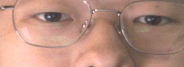
#> input picture models/dataset/open/open_0003.bmp, 184 x 67 px; its folder holds 4 pictures in this run
$ python yaw_spread.py
#> lines starting #> are read from the running program, lines starting #| are printed output that depends on the picture
"""Per-frame yaw estimate: is the head angle stuck, or does it wander?

This matters more than the average.  A class where every frame carries the
same head yaw teaches the model that angle - it will pass on these captures
and fail the moment someone holds their head still and only moves their
eyes, which is the actual use case.  A class where the yaw wanders forces
the model onto the iris instead.

Samples frames and reports the spread.  Single frames are noisier than the
averaged images (glasses, shadows), so read the spread, not each value.
"""
import glob
import random
import statistics

import numpy as np
from PIL import Image

SZ = (192, 72)
LOWER = 0.65
N = 60


def yaw_of(path):
#> called with path = '../open/open_0003.bmp'
    a = np.asarray(Image.open(path).convert("L").resize(SZ, Image.BILINEAR),
                   dtype=np.float32)
    g = np.abs(np.diff(a, axis=1))
    lo = g[int(g.shape[0] * LOWER):]
    h, w = lo.shape
#> h = 26; w = 191
    half = w // 4
#> half = 47
    cen = (w - 1) / 2.0
#> cen = 95
    best, bx = 1e18, int(cen)
#> best = 1e+18; bx = 95
    for x in range(half, w - half):
        left = lo[:, x - half:x][:, ::-1]
        right = lo[:, x:x + half]
        d = float(np.abs(left - right).mean())
        if d < best:
            best, bx = d, x
#> this loop made 97 passes
#> (d, best, bx) on pass 1: (1.98, 1.98, 47)
#> d on passes 2 to 7: 2.04, 1.99, 2.08, 2.12, 2.17, 2.15
#> after the loop, best = 1.98; bx = 47
    return (bx - cen) / w


random.seed(42)
print("逐帧头偏估计（采样 %d 帧/类）" % N)
print()
for name, pat in (("open 对照", "../open/open_*.bmp"),
                  ("closed 对照", "../close/closed_*.bmp"),
                  ("left", "left_*.bmp")):
    fs = sorted(glob.glob(pat))
    if not fs:
        continue
    if len(fs) > N:
        fs = random.sample(fs, N)
    v = [yaw_of(f) for f in fs]
#> call 2 of yaw_of, with path = '../open/open_0005.bmp'
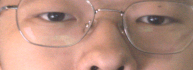
#> input picture models/dataset/open/open_0005.bmp, 193 x 70 px
#> the loop in yaw_of (call 2), `for x in range(half, w - half):` made 97 passes
#> (d, best, bx) on passes 1 to 2: (2.52, 2.52, 47), (2.45, 2.45, 48)
#> d on passes 3 to 8: 2.51, 2.5, 2.59, 2.67, 2.71, 2.8
#> after the loop in yaw_of (call 2), `for x in range(half, w - half):`: best = 2.45; bx = 48
#> call 3 of yaw_of, with path = '../open/open_0011.bmp'
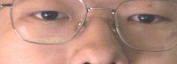
#> input picture models/dataset/open/open_0011.bmp, 177 x 64 px
#> the loop in yaw_of (call 3), `for x in range(half, w - half):` made 97 passes
#> (d, best, bx) on passes 1 to 2: (2.27, 2.27, 47), (2.2, 2.2, 48)
#> d on passes 3 to 8: 2.29, 2.28, 2.34, 2.46, 2.5, 2.48
#> after the loop in yaw_of (call 3), `for x in range(half, w - half):`: best = 2.2; bx = 48
#> call 4 of yaw_of, with path = '../open/open_0012.bmp'
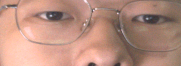
#> input picture models/dataset/open/open_0012.bmp, 181 x 66 px
#> in yaw_of (call 4), `a = np.asarray(Image.open(path).convert("L").resize(SZ, Image.BILINEAR..`:
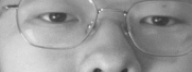
#> a: shape (72, 192) float32; min 48, max 240, mean 153.6
#> in yaw_of (call 4), `g = np.abs(np.diff(a, axis=1))`:
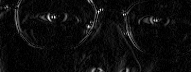
#> g: shape (72, 191) float32; min 0, max 65, mean 3.4; drawn with min black and max white
#> in yaw_of (call 4), `lo = g[int(g.shape[0] * LOWER):]`:
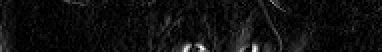
#> lo: shape (26, 191) float32 (shown 2 times larger); min 0, max 43, mean 2.7; drawn with min black and max white
#> the loop in yaw_of (call 4), `for x in range(half, w - half):` made 97 passes
#> (d, best, bx) on pass 1: (2.22, 2.22, 47)
#> d on passes 2 to 7: 2.31, 2.34, 2.43, 2.38, 2.42, 2.49
#> pass 2, in yaw_of (call 4), `right = lo[:, x:x + half]`:
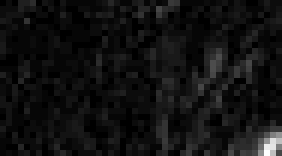
#> right: shape (26, 47) float32 (shown 6 times larger); min 0, max 40, mean 2.8; drawn with min black and max white
#> after the loop in yaw_of (call 4), `for x in range(half, w - half):`: best = 2.22; bx = 47
#> v = [-0.251, -0.246, -0.246, -0.251]
    print("  %-12s 中位 %+.4f  均值 %+.4f  标准差 %.4f  IQR %+.3f..%+.3f"
          % (name, statistics.median(v), statistics.fmean(v), statistics.stdev(v),
             statistics.quantiles(v, n=4)[0], statistics.quantiles(v, n=4)[2]))
#|   open 对照      中位 -0.2487  均值 -0.2487  标准差 0.0030  IQR -0.251..-0.246
